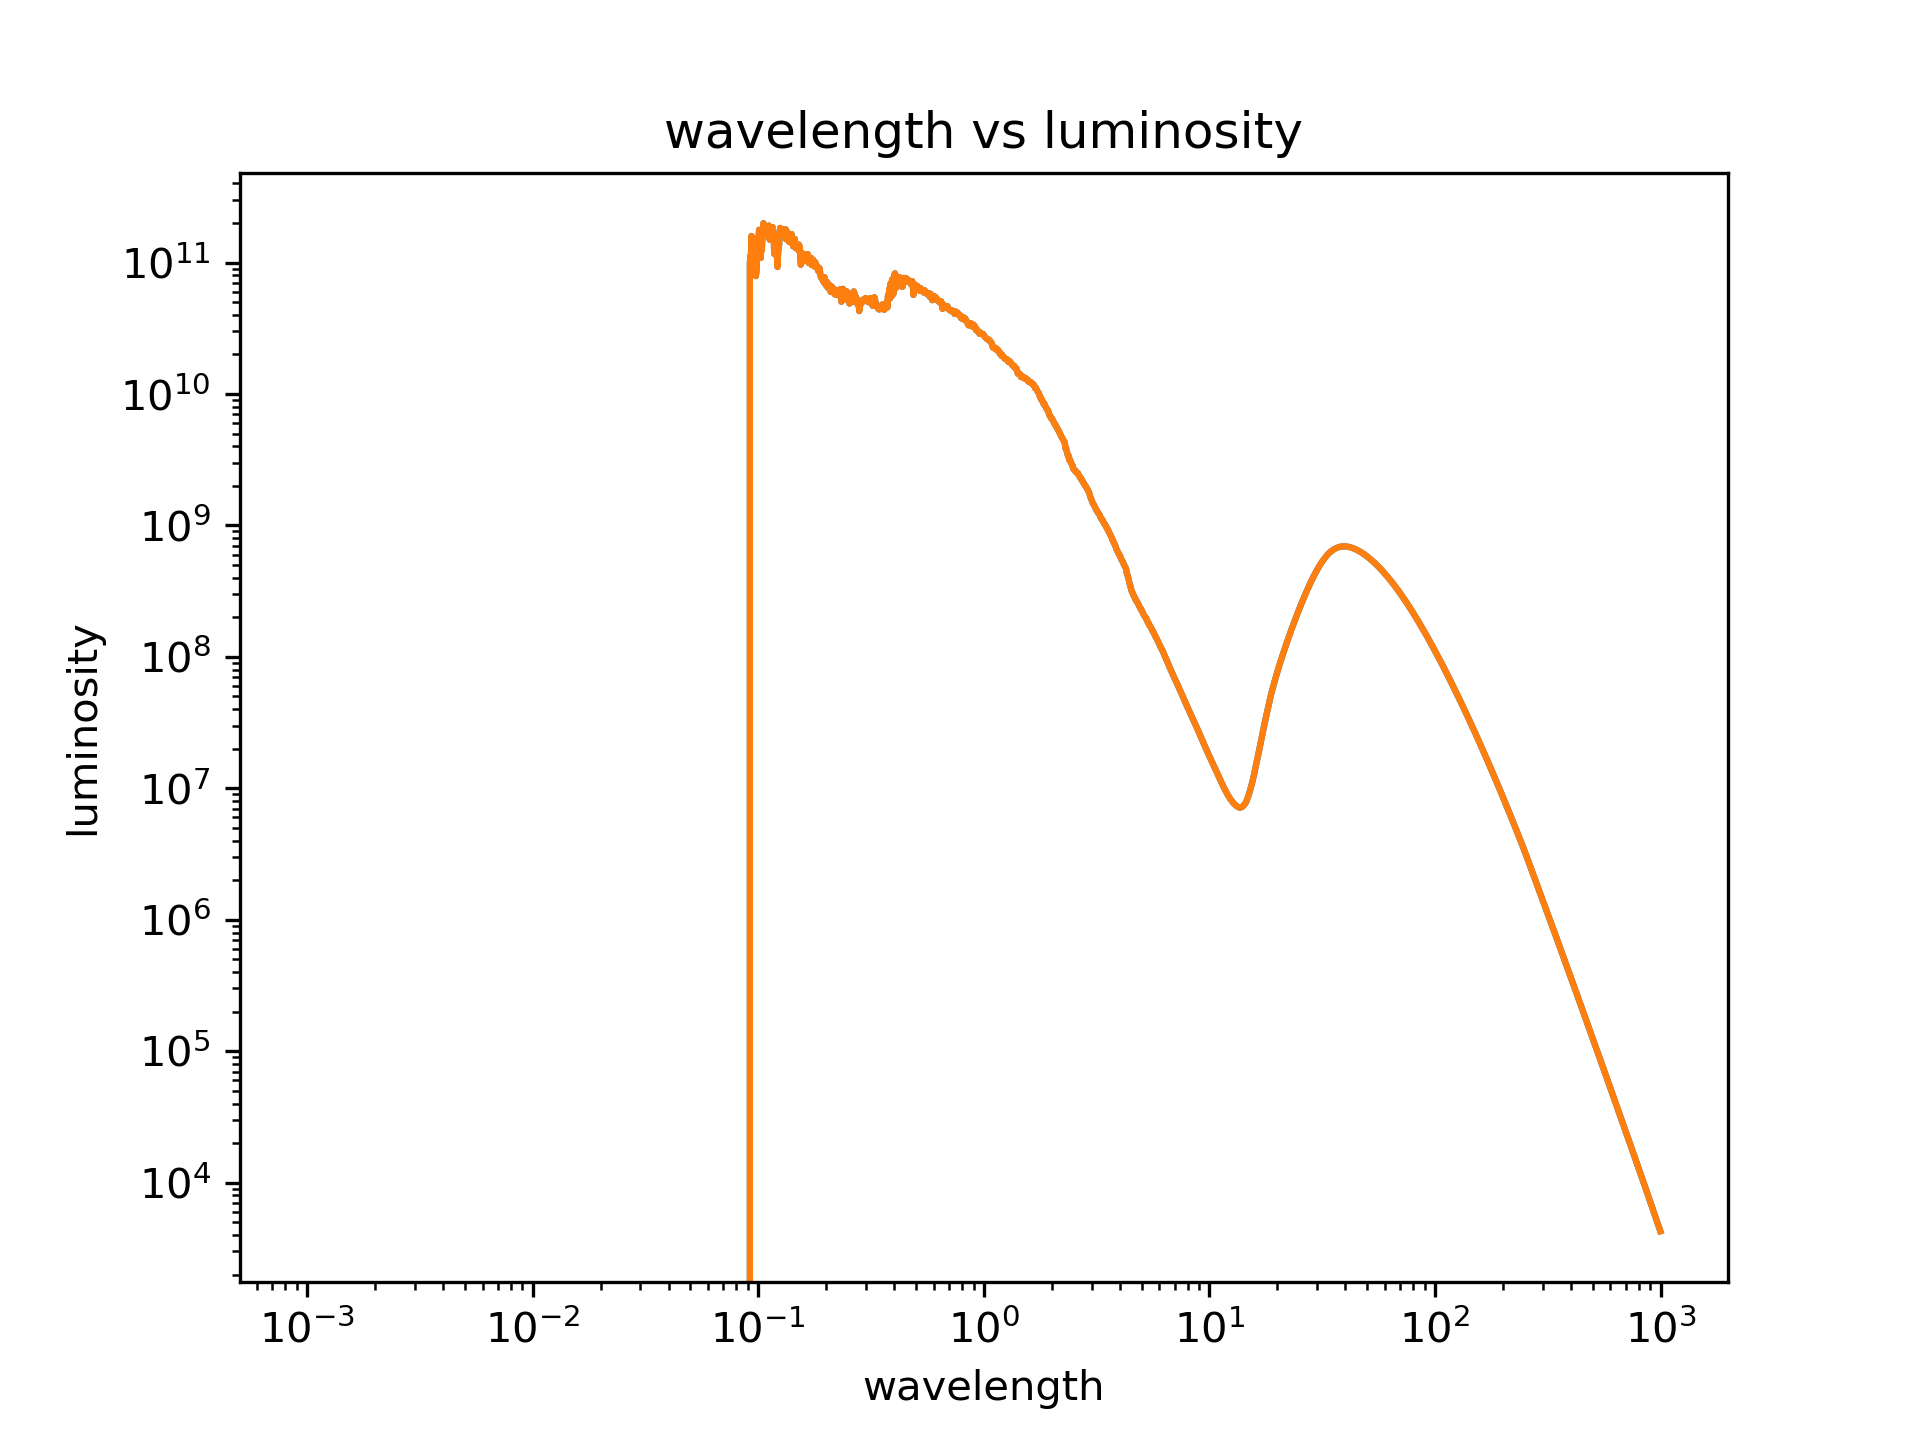

The script that drew this image:
import astropy as ast 
from astropy import units as u 
import numpy as np
from matplotlib import pyplot as plt


f = np.loadtxt('sed.txt', delimiter =",", skiprows=3)
print(f)

wl = f[:,0] #wavelength is in the first column
lu = f[:,1] #luminosity is the second column



plt.loglog(wl,lu)
plt.plot(wl, lu)
plt.title("wavelength vs luminosity") 
plt.ylabel("luminosity")
plt.xlabel("wavelength")
plt.show()
plt.savefig("wavelength_vs_luminosity", dpi = 300)

lower_limit = np.where(wl< 10) 
print("10",lower_limit)

wl *= u.micron
lu *= u.Lsun/u.micron

integral = (np.trapz(lu[0:833], x = -wl[0:833])).to(u.erg/u.s)

print("spectral energy distribution integral", integral)
